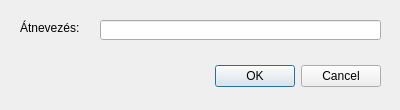
<?xml version="1.0" encoding="UTF-8"?>
<ui version="4.0">
 <class>RewriteWordDialog</class>
 <widget class="QDialog" name="RewriteWordDialog">
  <property name="geometry">
   <rect>
    <x>0</x>
    <y>0</y>
    <width>400</width>
    <height>110</height>
   </rect>
  </property>
  <property name="windowTitle">
   <string>Dialog</string>
  </property>
  <widget class="QDialogButtonBox" name="buttonBox">
   <property name="geometry">
    <rect>
     <x>40</x>
     <y>60</y>
     <width>341</width>
     <height>32</height>
    </rect>
   </property>
   <property name="orientation">
    <enum>Qt::Horizontal</enum>
   </property>
   <property name="standardButtons">
    <set>QDialogButtonBox::Cancel|QDialogButtonBox::Ok</set>
   </property>
  </widget>
  <widget class="QLabel" name="label">
   <property name="geometry">
    <rect>
     <x>20</x>
     <y>20</y>
     <width>161</width>
     <height>16</height>
    </rect>
   </property>
   <property name="text">
    <string>Átnevezés:</string>
   </property>
  </widget>
  <widget class="QLineEdit" name="lineEdit">
   <property name="geometry">
    <rect>
     <x>100</x>
     <y>20</y>
     <width>281</width>
     <height>20</height>
    </rect>
   </property>
  </widget>
 </widget>
 <resources/>
 <connections>
  <connection>
   <sender>buttonBox</sender>
   <signal>accepted()</signal>
   <receiver>RewriteWordDialog</receiver>
   <slot>accept()</slot>
   <hints>
    <hint type="sourcelabel">
     <x>248</x>
     <y>254</y>
    </hint>
    <hint type="destinationlabel">
     <x>157</x>
     <y>274</y>
    </hint>
   </hints>
  </connection>
  <connection>
   <sender>buttonBox</sender>
   <signal>rejected()</signal>
   <receiver>RewriteWordDialog</receiver>
   <slot>reject()</slot>
   <hints>
    <hint type="sourcelabel">
     <x>316</x>
     <y>260</y>
    </hint>
    <hint type="destinationlabel">
     <x>286</x>
     <y>274</y>
    </hint>
   </hints>
  </connection>
 </connections>
</ui>
